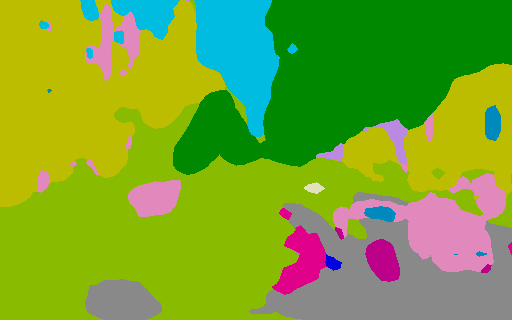
#> input picture Flask/imageSegmentation/testMaterialType/108.png, 512 x 320 px, found by its file name; its folder holds only this picture in this run
$ python 'outputMaterial copy.py'
#> lines starting #> are read from the running program, lines starting #| are printed output that depends on the picture; after the words box and inside, x2 and y2 are one past the last pixel; in counts of white or black regions, pixels touching at a corner belong together
import json
import os
import cv2
import numpy as np
import pandas as pd
import sys
from PIL import Image

def load_lookup_table(file_path):
    with open(file_path, 'rb') as f:
#> (reads Flask/imageSegmentation/output_lookup_table.json from the repository)
        lookup_data = json.load(f)
    return lookup_data['lookup_table']

def get_material_name_by_color(color, lookup_table):
    for item in lookup_table:
        if item['Color'] == color.tolist():
            return item['Short Name']
    return None

def get_material_color_by_name(name, lookup_table):
    for item in lookup_table:
        if item['Short Name'] == name:
            return item['Color']
    return None

def process_segmented_image(image_path, lookup_table):
    image = cv2.imread(image_path)
    # print(image)
    image = cv2.cvtColor(image, cv2.COLOR_BGR2RGB)
    if image is None:
        print(f"无法读取图像：{image_path}")
        sys.exit(1)
    #这步返回的颜色正确
    unique_colors = np.unique(image.reshape(-1, image.shape[-1]), axis=0)

    # print(unique_colors)  #这步返回的颜色正确
    total_pixels = image.shape[0] * image.shape[1]

    materials = {}
    for color in unique_colors:
        # print(color)   #这步是对的
        material_name = get_material_name_by_color(color, lookup_table)
        if material_name:
            if material_name not in materials:
                materials[material_name] = 0
            materials[material_name] += np.count_nonzero(np.all(image == color, axis=-1))

    materials_percent = {k: v / total_pixels * 100 for k, v in materials.items()}
    # print(unique_colors,materials_percent)
      #这步返回的颜色正确
    return unique_colors, materials, materials_percent

def save_output_image(output_path, unique_colors, materials, materials_percent, lookup_table):
    image = np.zeros((len(unique_colors) * 40 + 50, 500, 3), dtype=np.uint8)

    for i, color in enumerate(unique_colors):
        # print(color)  # 这步是对的
        # print(i)
        material_name = get_material_name_by_color(color, lookup_table)
        # print(lookup_table)
        print(material_name)
        if material_name:
            percent = materials_percent[material_name]
            # print(percent)
            # color = lookup_table[i]['Color']
            color = get_material_color_by_name(material_name,lookup_table)
            # print(color)
            # 这步是对的
            label = f"{material_name} ({percent:.2f}% {color})"
            color = np.array(color)
            rgb_color = color.tolist()
            bgr_color = rgb_color[::-1]  # 将颜色列表反转，得到 BGR 顺序的颜色值
            image = cv2.putText(image, label, (20, 40*(i+1)), cv2.FONT_HERSHEY_SIMPLEX, 1, bgr_color, 2)
            image = cv2.rectangle(image, (200, 40*i+10), (295, 40*i+30), bgr_color, -1)
            # image = cv2.putText(image, f"{pixels:,d} pixels", (200, 40*i+30), cv2.FONT_HERSHEY_SIMPLEX, 0.5, (255, 255, 255), 1)
            # image = cv2.cvtColor(image, cv2.COLOR_BGR2RGB)

    cv2.imwrite(output_path, image)

def crop_and_replace_images(segmented_images_dir):
    valid_extensions = ['.jpg', '.jpeg', '.png', '.bmp']

    for filename in os.listdir(segmented_images_dir):
        file_path = os.path.join(segmented_images_dir, filename)
        file_extension = os.path.splitext(filename)[-1].lower()

        if not os.path.isfile(file_path) or file_extension not in valid_extensions:
            continue

        # 打开图像
        image = Image.open(file_path)
#> image is the input picture: PIL image 512x320 RGB; mean R, G, B 119.9, 163.7, 46.7

        # 计算裁剪区域
        width, height = image.size
#> width = 512; height = 320
        crop_area = (width // 2, 0, width, height)
#> crop_area = (256, 0, 512, 320)

        # 裁剪图像
        cropped_image = image.crop(crop_area)
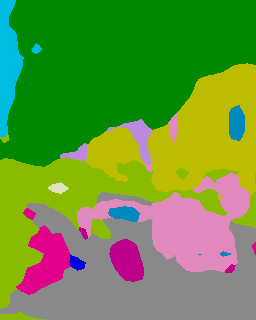
#> cropped_image: PIL image 256x320 RGB; mean R, G, B 101.6, 146.1, 60.4

        # 保存裁剪后的图像，替换原图像
        cropped_image.save(file_path)


lookup_table_path = '/Users/zhuangjunling/Documents/GitHub/GSAPP/Dense-Material-Segmentation/Flask/imageSegmentation/output_lookup_table.json'
lookup_table = load_lookup_table('/Users/zhuangjunling/Documents/GitHub/GSAPP/Dense-Material-Segmentation/Flask/imageSegmentation/output_lookup_table.json')
segmented_images_output ="/Users/zhuangjunling/Documents/GitHub/GSAPP/Dense-Material-Segmentation/Flask/imageSegmentation/testMaterialType/testMaterialTypeOutput"
segmented_images_dir = '/Users/zhuangjunling/Documents/GitHub/GSAPP/Dense-Material-Segmentation/Flask/imageSegmentation/testMaterialType'
segmented_images = [f for f in os.listdir(segmented_images_dir) if f.endswith('.jpg') or f.endswith('.png')]
csv_path = '/Users/zhuangjunling/Documents/GitHub/GSAPP/Dense-Material-Segmentation/Flask/imageSegmentation/Data/Columbia_SVIpoints_4326.csv'

crop_and_replace_images(segmented_images_dir)


for image_name in segmented_images:
    image_path = os.path.join(segmented_images_dir, image_name)
    unique_colors, materials, materials_percent = process_segmented_image(image_path, lookup_table)
#> in process_segmented_image, `unique_colors = np.unique(image.reshape(-1, image.shape[-1]), axis=0)`: unique_colors = [[0, 0, 225], [0, 137, 0], [0, 137, 188], [0, 188, 225], [137, 137, 137], [137, 188, 0], [188, 0, 137], [188, 137, 225], [188, 188, 0], [225, 0, 137], [225, 137, 188], [225, 225, 188]]
#> the loop in process_segmented_image, `for color in unique_colors:` made 12 passes
#> after the loop in process_segmented_image, `for color in unique_colors:`: materials = 12 items
#> materials = 12 items; materials_percent = 12 items

    for material_name, percentage in materials_percent.items():
        print(f"{material_name}: {percentage:.2f}%")
#> this loop made 12 passes
#> (material_name, percentage) on passes 1 to 12: ('sand', 0.206), ('foliage', 35.71), ('glass', 1.07), ('sky', 2.48), ('asphalt', 19.64), ('concrete', 12.99), ('rubber', 1.47), ('treewood', 1.08), ('brick', 13.49), ('soil', 2.59), ('paint', 9.09), ('stone', 0.184)
#| sand: 0.21%
#| foliage: 35.71%
#| glass: 1.07%
#| sky: 2.48%
#| asphalt: 19.64%
#| concrete: 12.99%
#| rubber: 1.47%
#| treewood: 1.08%
#> (further printed lines are left out)

    name, ext = os.path.splitext(image_name)
    output_path = os.path.join(segmented_images_output, f"{name}_with_labels{ext}")
    save_output_image(output_path, unique_colors, materials, materials_percent, lookup_table)
#> in save_output_image, `image = np.zeros((len(unique_colors) * 40 + 50, 500, 3), dtype=np.uint8)`: image: shape (530, 500, 3); every value is 0
#> the loop in save_output_image, `for i, color in enumerate(unique_colors):` made 12 passes
#> (material_name, percent, rgb_color, bgr_color) on passes 3, 4, 6, 7, 8, 9, 10, 11: ('glass', 1.07, [0, 137, 188], [188, 137, 0]), ('sky', 2.48, [0, 188, 225], [225, 188, 0]), ('concrete', 12.99, [137, 188, 0], [0, 188, 137]), ('rubber', 1.47, [188, 0, 137], [137, 0, 188]), ('treewood', 1.08, [188, 137, 225], [225, 137, 188]), ('brick', 13.49, [188, 188, 0], [0, 188, 188]), ('soil', 2.59, [225, 0, 137], [137, 0, 225]), ('paint', 9.09, [225, 137, 188], [188, 137, 225])
#> (material_name, percent, label, bgr_color) on passes 1, 12: ('sand', 0.206, 'sand (0.21% [0, 0, 225])', [225, 0, 0]), ('stone', 0.184, 'stone (0.18% [225, 225, 188])', [188, 225, 225])
#| sand
#| foliage
#| glass
#| sky
#| asphalt
#| concrete
#| rubber
#| treewood
#> (further printed lines are left out)
#> pass 1, in save_output_image, `image = cv2.putText(image, label, (20, 40*(i+1)), cv2.FONT_HERSHEY_SIM..`:
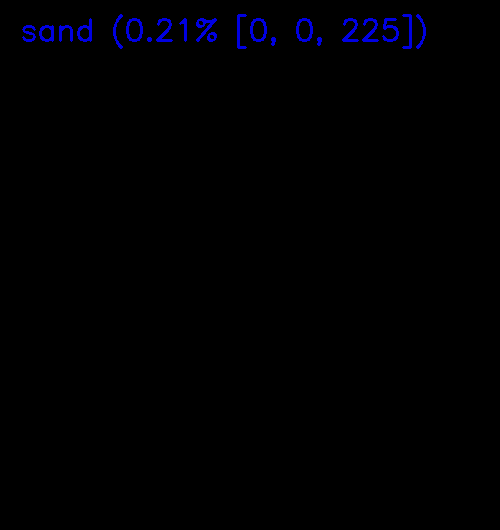
#> image: shape (530, 500, 3); mean of channels 0, 1, 2 2.2, 0, 0; drawn as B, G, R
#> pass 1, in save_output_image, `image = cv2.rectangle(image, (200, 40*i+10), (295, 40*i+30), bgr_color..`:
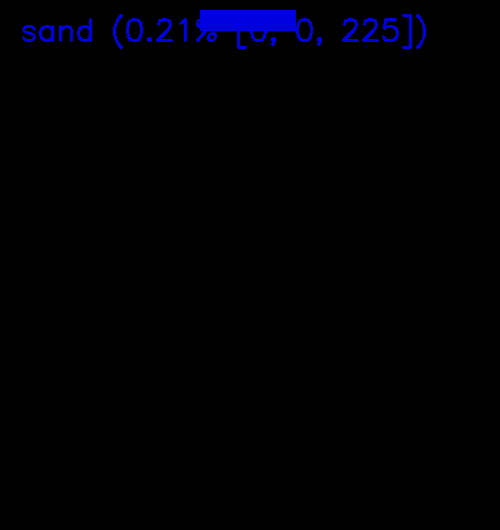
#> image: shape (530, 500, 3); 0.66% of pixels changed, all inside (x1, y1, x2, y2) = (200, 10, 296, 31); drawn as B, G, R
#> pass 2, in save_output_image, `image = cv2.putText(image, label, (20, 40*(i+1)), cv2.FONT_HERSHEY_SIM..`:
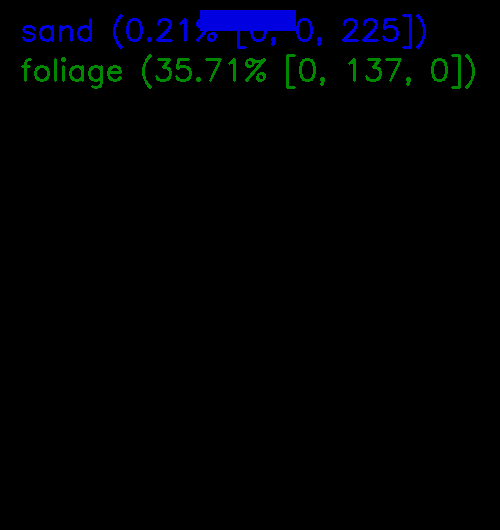
#> image: shape (530, 500, 3); 1.08% of pixels changed, all inside (x1, y1, x2, y2) = (21, 54, 475, 89); drawn as B, G, R
#> pass 2, in save_output_image, `image = cv2.rectangle(image, (200, 40*i+10), (295, 40*i+30), bgr_color..`:
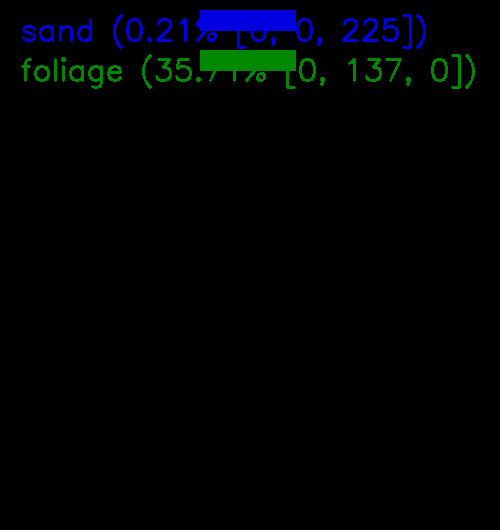
#> image: shape (530, 500, 3); 0.63% of pixels changed, all inside (x1, y1, x2, y2) = (200, 50, 296, 71); drawn as B, G, R
#> after the loop in save_output_image, `for i, color in enumerate(unique_colors):`:
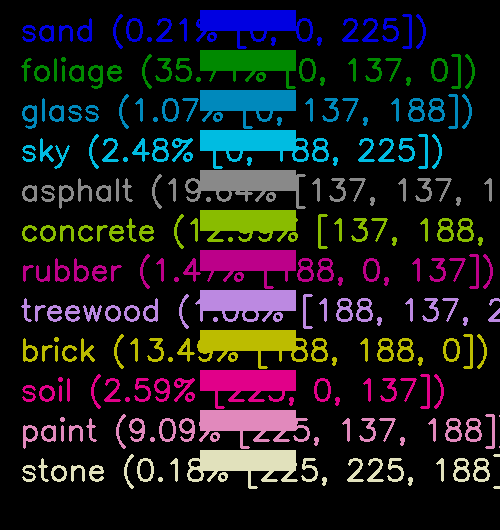
#> image: shape (530, 500, 3); 17.53% of pixels changed, all inside (x1, y1, x2, y2) = (21, 90, 500, 489); drawn as B, G, R
